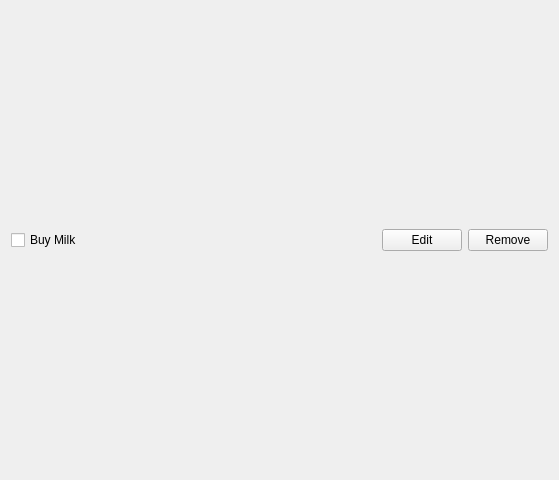
<?xml version="1.0" encoding="UTF-8"?>
<ui version="4.0">
 <class>Task</class>
 <widget class="QWidget" name="Task">
  <property name="geometry">
   <rect>
    <x>0</x>
    <y>0</y>
    <width>559</width>
    <height>480</height>
   </rect>
  </property>
  <property name="windowTitle">
   <string>Form</string>
  </property>
  <layout class="QHBoxLayout" name="horizontalLayout">
   <item>
    <widget class="QCheckBox" name="checkBox">
     <property name="text">
      <string>Buy Milk</string>
     </property>
    </widget>
   </item>
   <item>
    <spacer name="horizontalSpacer">
     <property name="orientation">
      <enum>Qt::Horizontal</enum>
     </property>
     <property name="sizeHint" stdset="0">
      <size>
       <width>40</width>
       <height>20</height>
      </size>
     </property>
    </spacer>
   </item>
   <item>
    <widget class="QPushButton" name="editButton">
     <property name="text">
      <string>Edit</string>
     </property>
    </widget>
   </item>
   <item>
    <widget class="QPushButton" name="pushButton">
     <property name="text">
      <string>Remove</string>
     </property>
    </widget>
   </item>
  </layout>
 </widget>
 <resources/>
 <connections/>
</ui>
